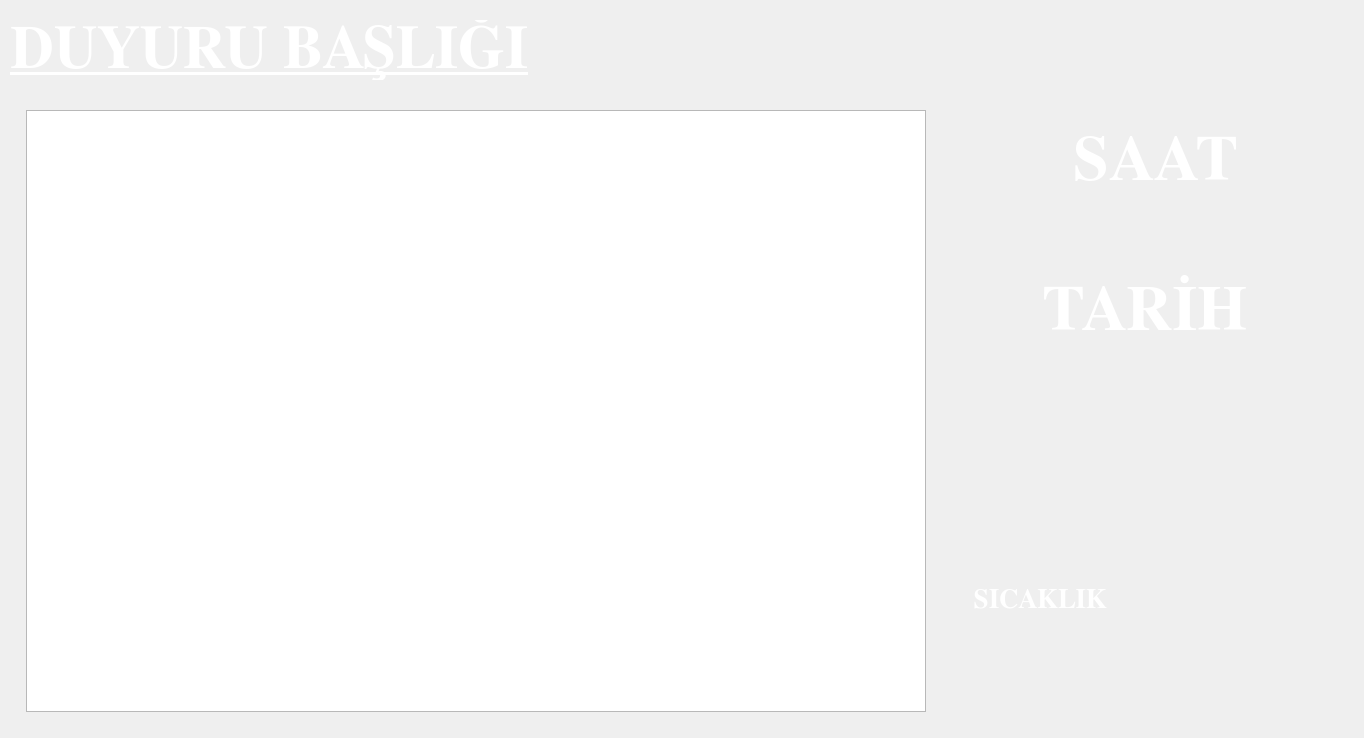
<?xml version="1.0" encoding="UTF-8"?>
<ui version="4.0">
 <class>Form</class>
 <widget class="QWidget" name="Form">
  <property name="geometry">
   <rect>
    <x>0</x>
    <y>0</y>
    <width>1364</width>
    <height>738</height>
   </rect>
  </property>
  <property name="minimumSize">
   <size>
    <width>1364</width>
    <height>738</height>
   </size>
  </property>
  <property name="maximumSize">
   <size>
    <width>1364</width>
    <height>738</height>
   </size>
  </property>
  <property name="windowTitle">
   <string>                                                                                                                                                                        ESKİŞEHİR OSMANGAZİ ÜNİVERSİTESİ - DUYURU EKRANI</string>
  </property>
  <property name="windowIcon">
   <iconset>
    <normaloff>icon.png</normaloff>icon.png</iconset>
  </property>
  <widget class="QLabel" name="brown">
   <property name="geometry">
    <rect>
     <x>0</x>
     <y>0</y>
     <width>1364</width>
     <height>738</height>
    </rect>
   </property>
   <property name="text">
    <string/>
   </property>
   <property name="pixmap">
    <pixmap>kahverengi.jpg</pixmap>
   </property>
   <property name="scaledContents">
    <bool>true</bool>
   </property>
  </widget>
  <widget class="QLabel" name="green">
   <property name="geometry">
    <rect>
     <x>0</x>
     <y>0</y>
     <width>1364</width>
     <height>738</height>
    </rect>
   </property>
   <property name="text">
    <string/>
   </property>
   <property name="pixmap">
    <pixmap>yesil.jpg</pixmap>
   </property>
   <property name="scaledContents">
    <bool>true</bool>
   </property>
  </widget>
  <widget class="QLabel" name="blue">
   <property name="geometry">
    <rect>
     <x>0</x>
     <y>0</y>
     <width>1364</width>
     <height>738</height>
    </rect>
   </property>
   <property name="text">
    <string/>
   </property>
   <property name="pixmap">
    <pixmap>mavi.jpg</pixmap>
   </property>
   <property name="scaledContents">
    <bool>true</bool>
   </property>
  </widget>
  <widget class="QLabel" name="red">
   <property name="geometry">
    <rect>
     <x>0</x>
     <y>0</y>
     <width>1364</width>
     <height>738</height>
    </rect>
   </property>
   <property name="text">
    <string/>
   </property>
   <property name="pixmap">
    <pixmap>kırmızı.jpg</pixmap>
   </property>
   <property name="scaledContents">
    <bool>true</bool>
   </property>
  </widget>
  <widget class="QLabel" name="purple">
   <property name="geometry">
    <rect>
     <x>0</x>
     <y>0</y>
     <width>1364</width>
     <height>738</height>
    </rect>
   </property>
   <property name="text">
    <string/>
   </property>
   <property name="pixmap">
    <pixmap>mor.jpg</pixmap>
   </property>
   <property name="scaledContents">
    <bool>true</bool>
   </property>
  </widget>
  <widget class="QLabel" name="headline">
   <property name="geometry">
    <rect>
     <x>10</x>
     <y>20</y>
     <width>1322</width>
     <height>60</height>
    </rect>
   </property>
   <property name="palette">
    <palette>
     <active>
      <colorrole role="WindowText">
       <brush brushstyle="SolidPattern">
        <color alpha="255">
         <red>255</red>
         <green>255</green>
         <blue>255</blue>
        </color>
       </brush>
      </colorrole>
     </active>
     <inactive>
      <colorrole role="WindowText">
       <brush brushstyle="SolidPattern">
        <color alpha="255">
         <red>255</red>
         <green>255</green>
         <blue>255</blue>
        </color>
       </brush>
      </colorrole>
     </inactive>
     <disabled>
      <colorrole role="WindowText">
       <brush brushstyle="SolidPattern">
        <color alpha="255">
         <red>143</red>
         <green>146</green>
         <blue>147</blue>
        </color>
       </brush>
      </colorrole>
     </disabled>
    </palette>
   </property>
   <property name="font">
    <font>
     <family>FreeSerif</family>
     <pointsize>45</pointsize>
     <weight>75</weight>
     <italic>false</italic>
     <bold>true</bold>
     <underline>true</underline>
    </font>
   </property>
   <property name="text">
    <string>DUYURU BAŞLIĞI</string>
   </property>
   <property name="alignment">
    <set>Qt::AlignLeading|Qt::AlignLeft|Qt::AlignVCenter</set>
   </property>
   <property name="wordWrap">
    <bool>false</bool>
   </property>
  </widget>
  <widget class="QLabel" name="time">
   <property name="geometry">
    <rect>
     <x>1030</x>
     <y>100</y>
     <width>250</width>
     <height>120</height>
    </rect>
   </property>
   <property name="palette">
    <palette>
     <active>
      <colorrole role="WindowText">
       <brush brushstyle="SolidPattern">
        <color alpha="255">
         <red>255</red>
         <green>255</green>
         <blue>255</blue>
        </color>
       </brush>
      </colorrole>
     </active>
     <inactive>
      <colorrole role="WindowText">
       <brush brushstyle="SolidPattern">
        <color alpha="255">
         <red>255</red>
         <green>255</green>
         <blue>255</blue>
        </color>
       </brush>
      </colorrole>
     </inactive>
     <disabled>
      <colorrole role="WindowText">
       <brush brushstyle="SolidPattern">
        <color alpha="255">
         <red>143</red>
         <green>146</green>
         <blue>147</blue>
        </color>
       </brush>
      </colorrole>
     </disabled>
    </palette>
   </property>
   <property name="font">
    <font>
     <family>FreeSerif</family>
     <pointsize>48</pointsize>
     <weight>75</weight>
     <bold>true</bold>
    </font>
   </property>
   <property name="text">
    <string>SAAT</string>
   </property>
   <property name="scaledContents">
    <bool>false</bool>
   </property>
   <property name="alignment">
    <set>Qt::AlignCenter</set>
   </property>
  </widget>
  <widget class="QLabel" name="date">
   <property name="geometry">
    <rect>
     <x>970</x>
     <y>250</y>
     <width>350</width>
     <height>120</height>
    </rect>
   </property>
   <property name="palette">
    <palette>
     <active>
      <colorrole role="WindowText">
       <brush brushstyle="SolidPattern">
        <color alpha="255">
         <red>255</red>
         <green>255</green>
         <blue>255</blue>
        </color>
       </brush>
      </colorrole>
     </active>
     <inactive>
      <colorrole role="WindowText">
       <brush brushstyle="SolidPattern">
        <color alpha="255">
         <red>255</red>
         <green>255</green>
         <blue>255</blue>
        </color>
       </brush>
      </colorrole>
     </inactive>
     <disabled>
      <colorrole role="WindowText">
       <brush brushstyle="SolidPattern">
        <color alpha="255">
         <red>143</red>
         <green>146</green>
         <blue>147</blue>
        </color>
       </brush>
      </colorrole>
     </disabled>
    </palette>
   </property>
   <property name="font">
    <font>
     <family>FreeSerif</family>
     <pointsize>48</pointsize>
     <weight>75</weight>
     <bold>true</bold>
    </font>
   </property>
   <property name="text">
    <string>TARİH</string>
   </property>
   <property name="alignment">
    <set>Qt::AlignCenter</set>
   </property>
  </widget>
  <widget class="QLabel" name="temp">
   <property name="geometry">
    <rect>
     <x>960</x>
     <y>500</y>
     <width>400</width>
     <height>200</height>
    </rect>
   </property>
   <property name="palette">
    <palette>
     <active>
      <colorrole role="WindowText">
       <brush brushstyle="SolidPattern">
        <color alpha="255">
         <red>255</red>
         <green>255</green>
         <blue>255</blue>
        </color>
       </brush>
      </colorrole>
     </active>
     <inactive>
      <colorrole role="WindowText">
       <brush brushstyle="SolidPattern">
        <color alpha="255">
         <red>255</red>
         <green>255</green>
         <blue>255</blue>
        </color>
       </brush>
      </colorrole>
     </inactive>
     <disabled>
      <colorrole role="WindowText">
       <brush brushstyle="SolidPattern">
        <color alpha="255">
         <red>143</red>
         <green>146</green>
         <blue>147</blue>
        </color>
       </brush>
      </colorrole>
     </disabled>
    </palette>
   </property>
   <property name="font">
    <font>
     <family>FreeSerif</family>
     <pointsize>20</pointsize>
     <weight>75</weight>
     <bold>true</bold>
    </font>
   </property>
   <property name="text">
    <string>  SICAKLIK</string>
   </property>
  </widget>
  <widget class="QLabel" name="cloudy">
   <property name="geometry">
    <rect>
     <x>1095</x>
     <y>390</y>
     <width>80</width>
     <height>80</height>
    </rect>
   </property>
   <property name="text">
    <string/>
   </property>
   <property name="pixmap">
    <pixmap>Cloudy.png</pixmap>
   </property>
   <property name="scaledContents">
    <bool>false</bool>
   </property>
  </widget>
  <widget class="QLabel" name="snowy">
   <property name="geometry">
    <rect>
     <x>1100</x>
     <y>390</y>
     <width>80</width>
     <height>80</height>
    </rect>
   </property>
   <property name="text">
    <string/>
   </property>
   <property name="pixmap">
    <pixmap>Snowy_2.png</pixmap>
   </property>
   <property name="scaledContents">
    <bool>false</bool>
   </property>
  </widget>
  <widget class="QLabel" name="foggy">
   <property name="geometry">
    <rect>
     <x>1100</x>
     <y>390</y>
     <width>90</width>
     <height>90</height>
    </rect>
   </property>
   <property name="text">
    <string/>
   </property>
   <property name="pixmap">
    <pixmap>foggy.png</pixmap>
   </property>
   <property name="scaledContents">
    <bool>true</bool>
   </property>
  </widget>
  <widget class="QLabel" name="sunny">
   <property name="geometry">
    <rect>
     <x>1100</x>
     <y>390</y>
     <width>80</width>
     <height>80</height>
    </rect>
   </property>
   <property name="text">
    <string/>
   </property>
   <property name="pixmap">
    <pixmap>Sunny.png</pixmap>
   </property>
   <property name="scaledContents">
    <bool>false</bool>
   </property>
  </widget>
  <widget class="QLabel" name="rainy">
   <property name="geometry">
    <rect>
     <x>1100</x>
     <y>390</y>
     <width>80</width>
     <height>80</height>
    </rect>
   </property>
   <property name="text">
    <string/>
   </property>
   <property name="pixmap">
    <pixmap>Rainy_2.png</pixmap>
   </property>
   <property name="scaledContents">
    <bool>false</bool>
   </property>
  </widget>
  <widget class="QLabel" name="windy">
   <property name="geometry">
    <rect>
     <x>1090</x>
     <y>380</y>
     <width>120</width>
     <height>88</height>
    </rect>
   </property>
   <property name="text">
    <string/>
   </property>
   <property name="pixmap">
    <pixmap>Windy.png</pixmap>
   </property>
   <property name="scaledContents">
    <bool>false</bool>
   </property>
  </widget>
  <widget class="QTextBrowser" name="announcement">
   <property name="geometry">
    <rect>
     <x>26</x>
     <y>110</y>
     <width>900</width>
     <height>602</height>
    </rect>
   </property>
   <property name="font">
    <font>
     <family>FreeSerif</family>
     <pointsize>48</pointsize>
     <weight>75</weight>
     <bold>true</bold>
    </font>
   </property>
   <property name="styleSheet">
    <string notr="true"/>
   </property>
   <property name="verticalScrollBarPolicy">
    <enum>Qt::ScrollBarAlwaysOff</enum>
   </property>
   <property name="horizontalScrollBarPolicy">
    <enum>Qt::ScrollBarAlwaysOff</enum>
   </property>
   <property name="lineWrapColumnOrWidth">
    <number>0</number>
   </property>
   <property name="html">
    <string>&lt;!DOCTYPE HTML PUBLIC &quot;-//W3C//DTD HTML 4.0//EN&quot; &quot;http://www.w3.org/TR/REC-html40/strict.dtd&quot;&gt;
&lt;html&gt;&lt;head&gt;&lt;meta name=&quot;qrichtext&quot; content=&quot;1&quot; /&gt;&lt;style type=&quot;text/css&quot;&gt;
p, li { white-space: pre-wrap; }
&lt;/style&gt;&lt;/head&gt;&lt;body style=&quot; font-family:'FreeSerif'; font-size:48pt; font-weight:600; font-style:normal;&quot;&gt;
&lt;p style=&quot;-qt-paragraph-type:empty; margin-top:0px; margin-bottom:0px; margin-left:0px; margin-right:0px; -qt-block-indent:0; text-indent:0px;&quot;&gt;&lt;br /&gt;&lt;/p&gt;&lt;/body&gt;&lt;/html&gt;</string>
   </property>
  </widget>
  <widget class="QTextBrowser" name="announcement_2">
   <property name="geometry">
    <rect>
     <x>26</x>
     <y>110</y>
     <width>900</width>
     <height>602</height>
    </rect>
   </property>
   <property name="font">
    <font>
     <family>FreeSerif</family>
     <pointsize>60</pointsize>
     <weight>75</weight>
     <bold>true</bold>
    </font>
   </property>
   <property name="verticalScrollBarPolicy">
    <enum>Qt::ScrollBarAlwaysOff</enum>
   </property>
   <property name="horizontalScrollBarPolicy">
    <enum>Qt::ScrollBarAlwaysOff</enum>
   </property>
   <property name="lineWrapColumnOrWidth">
    <number>0</number>
   </property>
   <property name="html">
    <string>&lt;!DOCTYPE HTML PUBLIC &quot;-//W3C//DTD HTML 4.0//EN&quot; &quot;http://www.w3.org/TR/REC-html40/strict.dtd&quot;&gt;
&lt;html&gt;&lt;head&gt;&lt;meta name=&quot;qrichtext&quot; content=&quot;1&quot; /&gt;&lt;style type=&quot;text/css&quot;&gt;
p, li { white-space: pre-wrap; }
&lt;/style&gt;&lt;/head&gt;&lt;body style=&quot; font-family:'FreeSerif'; font-size:60pt; font-weight:600; font-style:normal;&quot;&gt;
&lt;p style=&quot;-qt-paragraph-type:empty; margin-top:0px; margin-bottom:0px; margin-left:0px; margin-right:0px; -qt-block-indent:0; text-indent:0px;&quot;&gt;&lt;br /&gt;&lt;/p&gt;&lt;/body&gt;&lt;/html&gt;</string>
   </property>
  </widget>
  <zorder>announcement_2</zorder>
  <zorder>red</zorder>
  <zorder>purple</zorder>
  <zorder>green</zorder>
  <zorder>brown</zorder>
  <zorder>blue</zorder>
  <zorder>headline</zorder>
  <zorder>time</zorder>
  <zorder>date</zorder>
  <zorder>temp</zorder>
  <zorder>cloudy</zorder>
  <zorder>snowy</zorder>
  <zorder>foggy</zorder>
  <zorder>sunny</zorder>
  <zorder>rainy</zorder>
  <zorder>windy</zorder>
  <zorder>announcement</zorder>
 </widget>
 <resources/>
 <connections/>
</ui>
